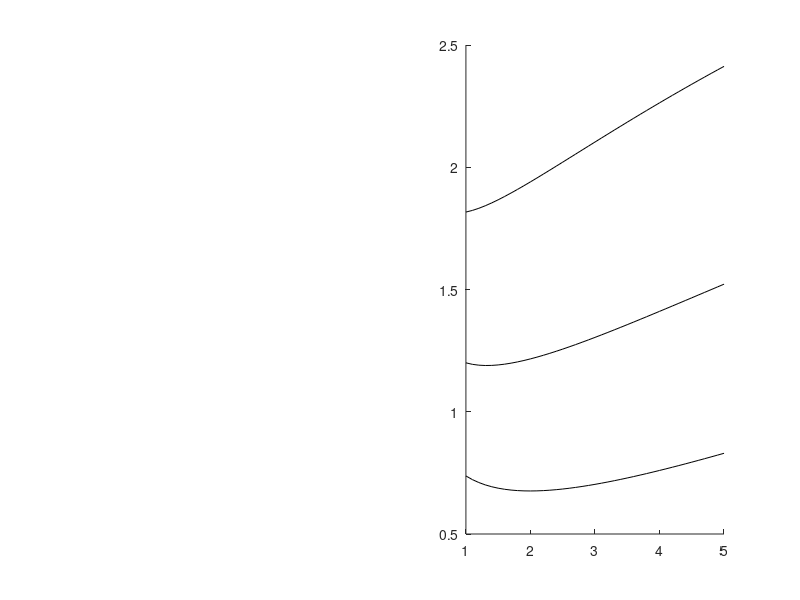

MATLAB code to generate this figure: (Note: this script raises an error after producing the figure.)
fs_label=14;
h=figure;
% Pierwszy rysunek

load('data/data4comparison.mat');
n=1;

subplot(1,2,2);
hold on
plot(r_tab2,log(meanTa(:,:)),'k');
%plot(r_tab,log(meanTs(:,:)),'k.','MarkerSize',10);

for i=1:size(meanTs,1)
    errorbar(r_tab,log(meanTs(i,:)),3*sdevT(i,:)./meanTs(i,:),'k.');
end
set(gca,'XTick',r_tab(1:end) )
set(gca,'FontSize',8)

xlabel('r','fontsize',fs_label);
%ylabel('log <T>','fontsize',fs_label);
axis([-1 max(r_tab2) 0.5 log(max(max(meanTs)))+0.1])
%M
%legend('Analytical formula','Monte Carlo');

% Drugi rysunek

load('data/data4comparison3.mat');
subplot(1,2,1);
hold on
h1=plot(x_tab2,log(meanTa(:,:)),'k');
%h2=plot(x_tab,log(meanTs(:,:)),'k.','MarkerSize',10);

for i=1:size(meanTs,1)
    h2=errorbar(x_tab,log(meanTs(i,:)),3*sdevT(i,:)./meanTs(i,:),'k.');
end
set(gca,'XTick',x_tab(1:end))
set(gca,'FontSize',8)
xlabel('x','fontsize',fs_label);
ylabel('log <T>','fontsize',fs_label);
axis tight
%M
hL=legend([h1(1) h2(1)],{'Analytical formula','Monte Carlo'});

newPosition = [0.4 0.3 0.01 0.01];
newUnits = 'normalized';
set(hL,'Position', newPosition,'Units', newUnits);


printpdf(h,'graphics/mfat_comp_r_err');
